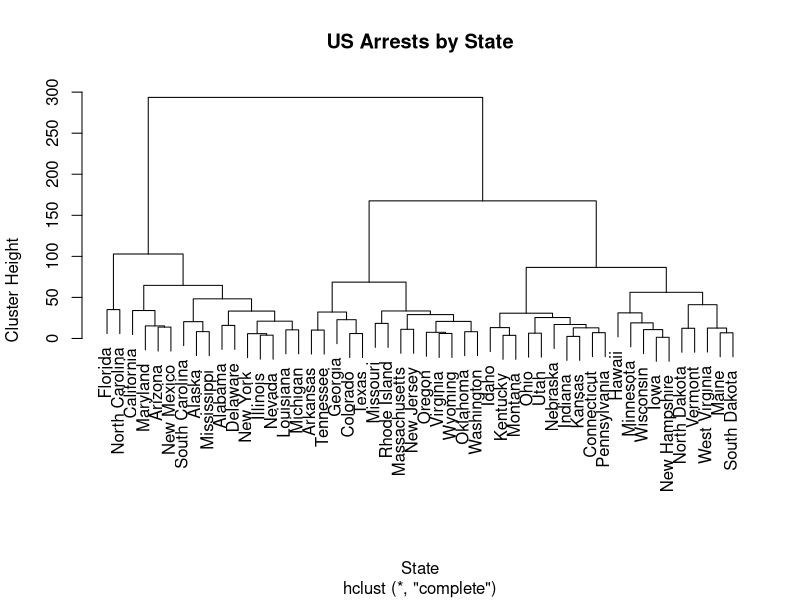
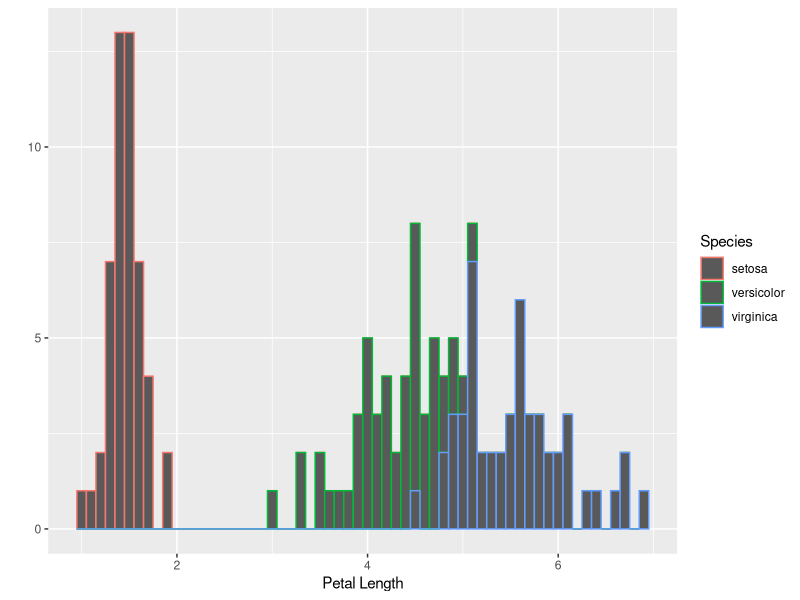
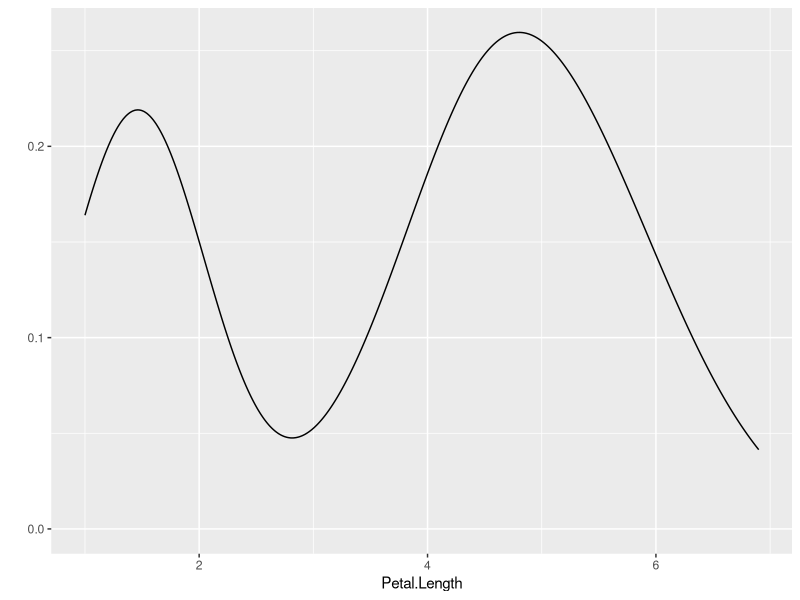
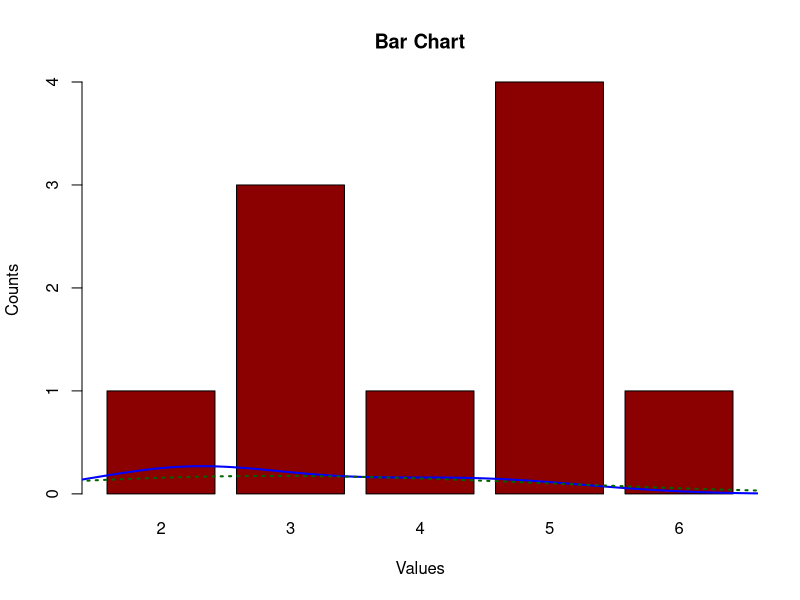
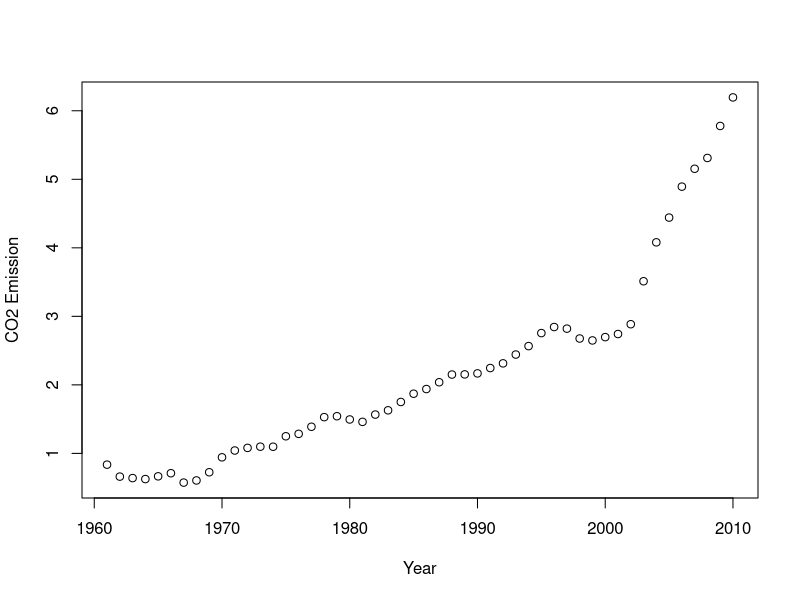
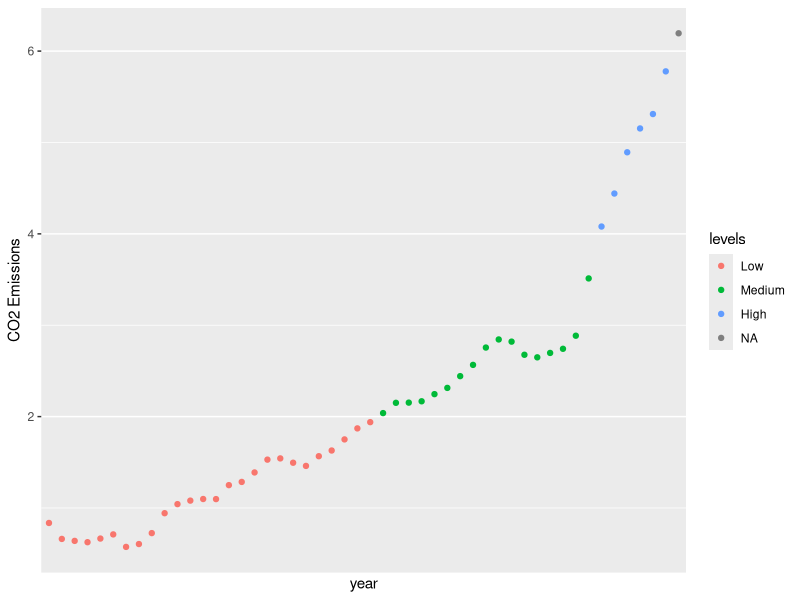
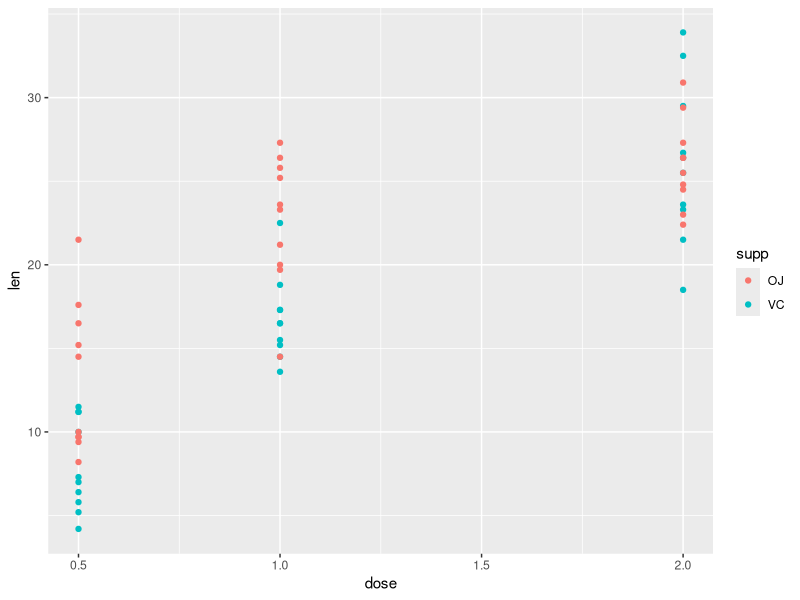
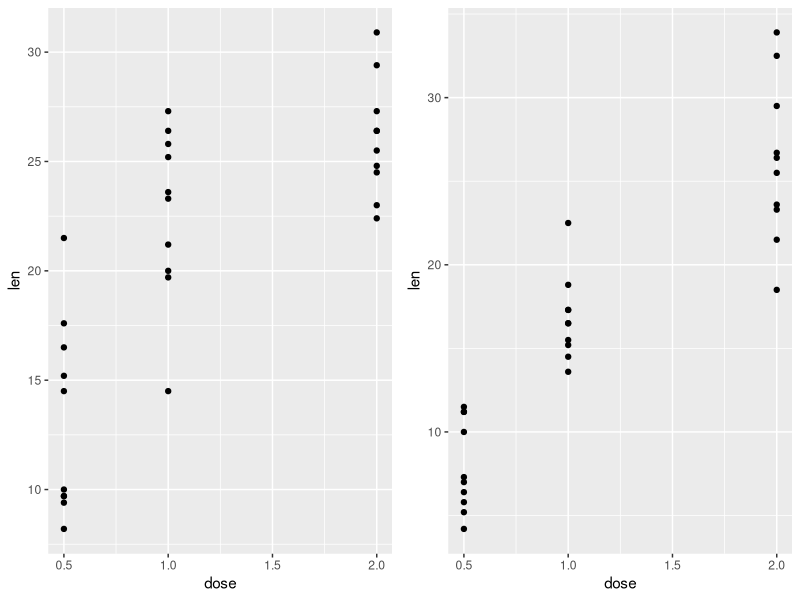

These charts were generated, in order, by the following R code:
## ---- chunk 1
knitr::opts_chunk$set(echo=FALSE, warning=FALSE, message=FALSE)
## ---- chunk 2
rm( list = ls())
## ---- chunk 3
data = data.frame(USArrests[,1:3])
dt = dist(data, method = "euclidean")
clust = hclust(dt)
# very simple dendrogram
plot(clust, main="US Arrests by State", xlab="State", ylab="Cluster Height")
## ---- chunk 4
library(ggplot2)  
## Histogram
qplot(Petal.Length, data=iris, geom="histogram", binwidth = 1/10, color = Species) + xlab("Petal Length")

## Density plot 
qplot(Petal.Length, data=iris, geom="density")  ## Density plot  
## ---- chunk 5
ds <- c(2,3,3,3,4,5,5,5,5,6)
counts <- table(ds)
barplot(counts, col="dark red", main = "Bar Chart", ylab="Counts", xlab = "Values")
lines(density(counts), col="blue", lwd=2)
lines(density(counts, adjust=2), lty="dotted", col="darkgreen", lwd=2)
## ---- chunk 6
year <- c("1961","1962","1963","1964","1965","1966","1967","1968","1969","1970","1971","1972","1973","1974","1975","1976","1977","1978","1979","1980","1981","1982","1983","1984","1985","1986","1987","1988","1989","1990","1991","1992","1993","1994","1995","1996","1997","1998","1999","2000","2001","2002","2003","2004","2005","2006","2007","2008","2009","2010")

co2_emission_per_cap_qt <- as.numeric(c("0.836046900792028","0.661428164381093","0.640001899360285","0.625646053941047","0.665524211218076","0.710891381561055","0.574162146975018","0.60545199674633","0.725149509123457","0.942934534989582","1.04223969658961","1.08067663654397","1.09819569131687","1.09736711056811","1.25012409495905","1.28528313553995","1.38884289658754","1.52920110964112","1.5426750986837","1.49525074931082","1.46043181655825","1.56673968353113","1.62905590778943","1.75044806018373","1.87105479144466","1.93943425697654","2.03841068876927","2.1509052249848","2.15307791087471","2.16770307659104","2.24590127565651","2.31420729031649","2.44280065934625","2.56599389177193","2.75575496636525","2.84430958153669","2.82056789057578","2.67674598026467","2.64864924664833","2.69686243322549","2.74212081298895","2.88522504139331","3.51224542766222","4.08013890554173","4.4411506949345","4.89272709798477","5.15356401658718","5.31115185538876","5.77814318390097","6.19485757472686"))
## ---- chunk 7
df.china_co2 <- data.frame(year,co2_emission_per_cap_qt)
# head(df.china_co2,5)

df.china_co2$levels = cut(df.china_co2$co2_emission_per_cap_qt, breaks=c(0, 2, 4, 6), labels=c("Low", "Medium", "High"))

plot(df.china_co2$year, df.china_co2$co2_emission_per_cap_qt, xlab="Year", ylab="CO2 Emission", color="levels")

ggplot(data=df.china_co2, aes(x=year, y=co2_emission_per_cap_qt)) +
    geom_line() +
    geom_point(aes(color=levels)) +
    ylab("CO2 Emissions") +
    scale_x_discrete(breaks=5)
## ---- chunk 8
require(ggplot2)
qplot(dose, len, data=ToothGrowth, geom="point", color=supp)
## ---- chunk 9
require(ggplot2)
library(gridExtra)
dataOJ = ToothGrowth[ToothGrowth$supp=="OJ",]
dataVC = ToothGrowth[ToothGrowth$supp=="VC",]

p1 = qplot(dose, len, data=dataOJ, geom="point")
p2 = qplot(dose, len, data=dataVC, geom="point")
grid.arrange(p1, p2, ncol = 2)
## ---- chunk 10
qplot(dose, len, data=ToothGrowth, geom=c("point", "smooth"), color=supp)
## ---- chunk 11
set.seed(57)        

x_var <- rnorm( n = 15, mean = 5, sd = 2)
y_var <- x_var + rnorm(n = 15, mean = 5, sd =4)
size_var <- runif(15, 1,10)

df.test_data <- data.frame(x_var, y_var, size_var)
head(df.test_data,5)

ggplot(df.test_data, aes(x = x_var, y = y_var)) +
    geom_jitter(aes(size = size_var, alpha=.02, color=size_var)) + 
    scale_size(range = c(1,15)) +
    theme_bw() + xlab("X Value") + ylab("Y Value")
